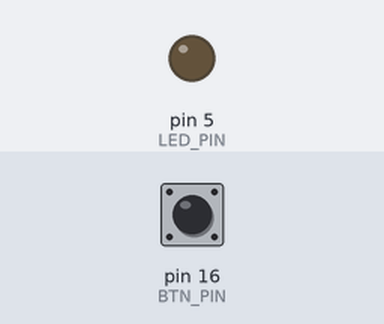
The sketch below on a simulated Arduino Uno, built with avr-gcc and run on an emulated ATmega328P. Parts: output pins drawn as LEDs (lit = HIGH). Inputs (shaded band) come from the test bench; at power-on: pin 16 (BTN_PIN) LOW.

Above: at 1.2 s.
1.3 s: pin 16 (BTN_PIN) pulled HIGH for 0.15 s
At 1.37 s:
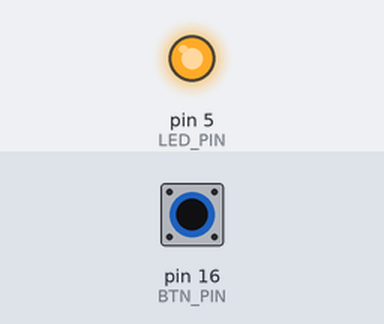
2.9 s: pin 16 (BTN_PIN) pulled HIGH for 3.2 s
At 6.4 s:
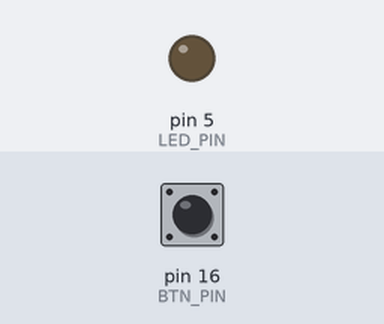
Timing chart, 0 to 7.9 s (numbered marks = the images above; inputs shaded):
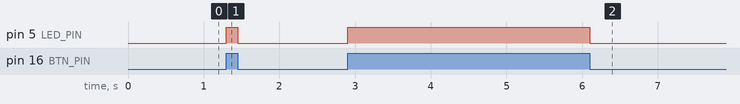

Measured:
- after the input at 1.3 s, pin 5 (LED_PIN): LOW → HIGH at once, → LOW 0.15 s later
- after the input at 2.9 s, pin 5 (LED_PIN): LOW → HIGH at once, → LOW 3.2 s later

The sketch:

basic-button-read.ino
```cpp
/*
  Basic Button Read on NodeMCU

*/

#define BTN_PIN 16
#define LED_PIN 5

void setup() {

  Serial.begin(9600);
  pinMode(BTN_PIN, INPUT);
  pinMode(LED_PIN, OUTPUT);

}

void loop() {

  float btnValue = digitalRead(BTN_PIN);

  if (btnValue < 0.5) {
    digitalWrite(LED_PIN, LOW);
  } else if (btnValue >= 0.5) {
    digitalWrite(LED_PIN, HIGH);
  }

  //Serial.print("Button State: "); Serial.println(btnValue);
  //Serial.println();

}
```
